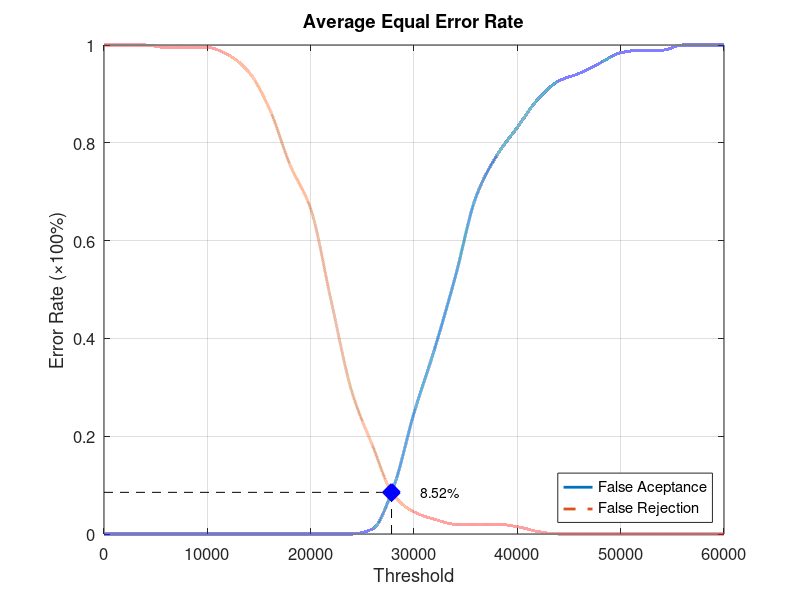
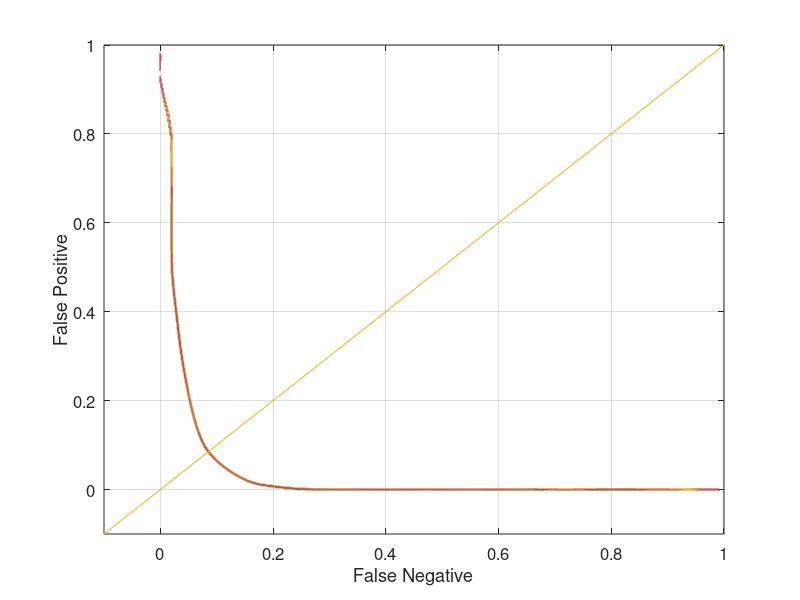

MATLAB code to generate these figures, in order:
function yEER = Database3_4
close all;
clear;
clc;
x = 0:2000:60000;
xq = 0:0.5:60000;

y0 = [0 0 0 0 0 0 0 0 0 0 0 0 0 0.0105263 0.0947368 0.247368 0.378947 0.526316 0.689474 0.773684 0.831579 0.889474 0.926316 0.942105 0.963158 0.984211 0.989474 0.989474 1 1 1];
yy0 = interp1(x, y0, xq, 'pchip');
y1 = [1 1 1 0.995 0.995 0.995 0.98 0.945 0.87 0.755 0.665 0.475 0.29 0.18 0.08 0.045 0.03 0.02 0.02 0.02 0.015 0.005 0 0 0 0 0 0 0 0 0];
yy1 = interp1(x, y1, xq, 'pchip');

% Calculating EER: 
y2 = abs(y0 - y1);
find(y2 == min(y2))
yy2 = abs(yy0 - yy1);
xEER = find(yy2 == min(yy2));
xEERIndex = xq(xEER) % X-axis EER
yEER = yy0(xEER) % Y-axis EER

main = figure
plot(xq, yy0,'-','LineWidth', 2);	hold on
plot(xq, yy1,'--','LineWidth', 2);	hold on
plot([xEERIndex xEERIndex], [0 yEER], 'k--');	hold on
plot([0 xEERIndex], [yEER yEER], 'k--');	hold on
plot(xEERIndex, yEER, 'bx', 'LineWidth', 10);	hold on
text(xEERIndex + 10 * xEERIndex / 100, yEER, [num2str(round((10000 * yEER)) / 100) '%'])
legend('False Aceptance', 'False Rejection', 'Location', 'SouthEast')
xlabel('Threshold')
ylabel('Error Rate (\times100%)')
title('Average Equal Error Rate')
set(gca, 'FontSize', 12)
axis([0 60000 0 1])
grid on

print(main, 'Database3_4Main', '-dpng');
FNRxFPR = figure('Color', [1 1 1]);
plot(yy1, yy0, '-', yy1, yy0, 'LineWidth', 2);
hold on
y = -0.1:0.1:1
plot(y, y); 
set(gca, 'FontSize', 12)
xlabel('False Negative')
ylabel('False Positive')
axis([-0.1 1 -0.1 1])
set(gca, 'FontSize', 12)
grid on

print(FNRxFPR, 'Database3_4FNRxFPR','-dpng');
end
